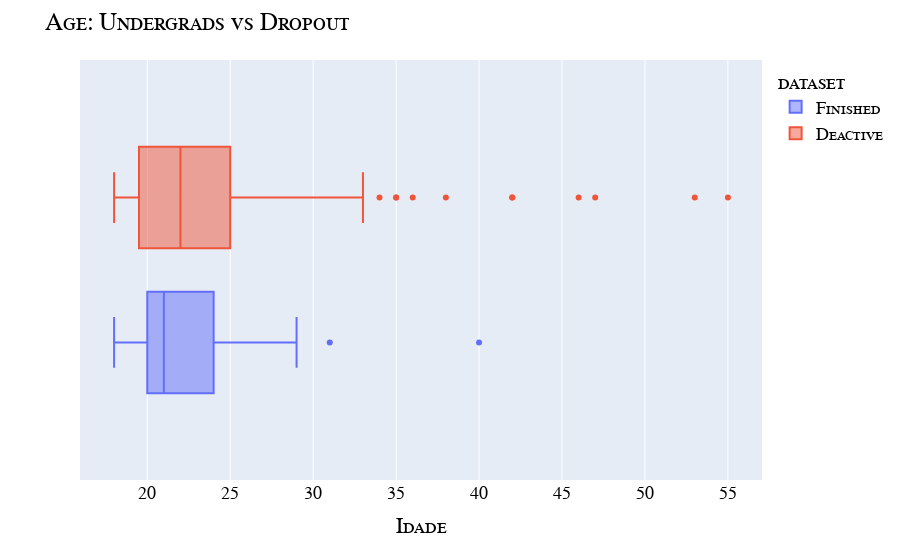

Here is the notebook cell this chart was saved with:
### Markdown cell above
## Finished vs Dropout

### Code cell
x = pd.concat([
        finished.assign(dataset="Finished"),
        dropout.assign(dataset="Deactive")])

px.box(x, x='Idade', color='dataset').update_layout(title={"text": "Age: Undergrads vs Dropout"}, font=my_font).show()
px.box(x, x='Coeficiente', color='dataset').update_layout(title={"text": "GPA: Undergrads vs Dropout"}, font=my_font).show()
px.box(x, x='IMI', color='dataset' ).update_layout(title={"text": "IMI: Undergrads vs Dropout"}, font=my_font).show()

### Figure 1 — Plotly figure (JSON) as saved in the notebook; plotly's stock layout.template omitted (floating-point values rounded to 4 significant figures; data arrays with more than 128 entries replaced by an {"elided": "..."} marker saying what was removed)
{"data": [{"alignmentgroup": "True", "hovertemplate": "dataset=Finished<br>Idade=%{x}<extra></extra>", "legendgroup": "Finished", "marker": {"color": "#636efa"}, "name": "Finished", "notched": false, "offsetgroup": "Finished", "orientation": "h", "showlegend": true, "type": "box", "x": [26.0, 24.0, 21.0, 18.0, 22.0, 20.0, 20.0, 28.0, 20.0, 18.0, 19.0, 18.0, 24.0, 19.0, 25.0, 20.0, 24.0, 21.0, 20.0, 19.0, 20.0, 22.0, 22.0, 24.0, 24.0, 23.0, 40.0, 22.0, 19.0, 21.0, 21.0, 20.0, 20.0, 21.0, 20.0, 19.0, 21.0, 27.0, 23.0, 22.0, 31.0, 25.0, 29.0, 20.0, 24.0, 23.0, 28.0, 21.0, 24.0, 21.0, 19.0, 20.0, NaN, NaN, NaN, NaN, NaN, NaN, NaN, NaN, NaN, NaN, NaN, NaN, NaN, NaN, NaN, NaN, NaN, NaN, NaN, NaN, NaN, NaN, NaN, NaN, NaN, NaN, NaN, NaN, NaN, NaN, NaN, NaN, NaN, NaN, NaN, NaN, NaN, NaN, NaN, NaN, NaN, NaN, NaN, NaN, NaN, NaN, NaN, NaN, NaN, NaN, NaN, NaN, NaN, NaN, NaN, NaN, NaN, NaN, NaN], "x0": " ", "xaxis": "x", "y0": " ", "yaxis": "y"}, {"alignmentgroup": "True", "hovertemplate": "dataset=Deactive<br>Idade=%{x}<extra></extra>", "legendgroup": "Deactive", "marker": {"color": "#EF553B"}, "name": "Deactive", "notched": false, "offsetgroup": "Deactive", "orientation": "h", "showlegend": true, "type": "box", "x": {"elided": "387 float values"}, "x0": " ", "xaxis": "x", "y0": " ", "yaxis": "y"}], "layout": {"boxmode": "group", "font": {"color": "Black", "family": "Courier New, monospace", "size": 18, "variant": "small-caps"}, "legend": {"title": {"text": "dataset"}, "tracegroupgap": 0}, "margin": {"t": 60}, "title": {"text": "Age: Undergrads vs Dropout"}, "xaxis": {"anchor": "y", "domain": [0, 1], "title": {"text": "Idade"}}, "yaxis": {"anchor": "x", "domain": [0, 1]}}}
